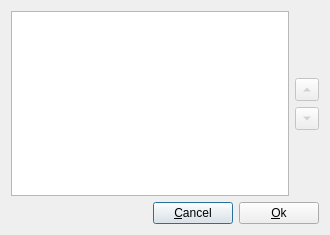
<?xml version="1.0" encoding="UTF-8"?>
<ui version="4.0">
 <class>dialogSortOrder</class>
 <widget class="QDialog" name="dialogSortOrder">
  <property name="geometry">
   <rect>
    <x>0</x>
    <y>0</y>
    <width>330</width>
    <height>235</height>
   </rect>
  </property>
  <property name="windowTitle">
   <string>Dialog</string>
  </property>
  <layout class="QVBoxLayout" name="verticalLayout_2">
   <item>
    <layout class="QHBoxLayout" name="horizontalLayout_2">
     <item>
      <widget class="QListWidget" name="listWidgetChamps"/>
     </item>
     <item>
      <layout class="QVBoxLayout" name="verticalLayout">
       <item>
        <spacer name="verticalSpacer">
         <property name="orientation">
          <enum>Qt::Vertical</enum>
         </property>
         <property name="sizeHint" stdset="0">
          <size>
           <width>20</width>
           <height>40</height>
          </size>
         </property>
        </spacer>
       </item>
       <item>
        <widget class="QToolButton" name="toolButtonUp">
         <property name="enabled">
          <bool>false</bool>
         </property>
         <property name="text">
          <string>Up</string>
         </property>
         <property name="arrowType">
          <enum>Qt::UpArrow</enum>
         </property>
        </widget>
       </item>
       <item>
        <widget class="QToolButton" name="toolButtonDown">
         <property name="enabled">
          <bool>false</bool>
         </property>
         <property name="text">
          <string>Down</string>
         </property>
         <property name="arrowType">
          <enum>Qt::DownArrow</enum>
         </property>
        </widget>
       </item>
       <item>
        <spacer name="verticalSpacer_2">
         <property name="orientation">
          <enum>Qt::Vertical</enum>
         </property>
         <property name="sizeHint" stdset="0">
          <size>
           <width>20</width>
           <height>40</height>
          </size>
         </property>
        </spacer>
       </item>
      </layout>
     </item>
    </layout>
   </item>
   <item>
    <layout class="QHBoxLayout" name="horizontalLayout">
     <item>
      <spacer name="horizontalSpacer">
       <property name="orientation">
        <enum>Qt::Horizontal</enum>
       </property>
       <property name="sizeHint" stdset="0">
        <size>
         <width>40</width>
         <height>20</height>
        </size>
       </property>
      </spacer>
     </item>
     <item>
      <widget class="QPushButton" name="pushButtonCancel">
       <property name="text">
        <string>&amp;Cancel</string>
       </property>
       <property name="autoDefault">
        <bool>false</bool>
       </property>
       <property name="default">
        <bool>true</bool>
       </property>
      </widget>
     </item>
     <item>
      <widget class="QPushButton" name="pushButtonOk">
       <property name="text">
        <string>&amp;Ok</string>
       </property>
       <property name="autoDefault">
        <bool>false</bool>
       </property>
      </widget>
     </item>
    </layout>
   </item>
  </layout>
 </widget>
 <resources/>
 <connections/>
</ui>
